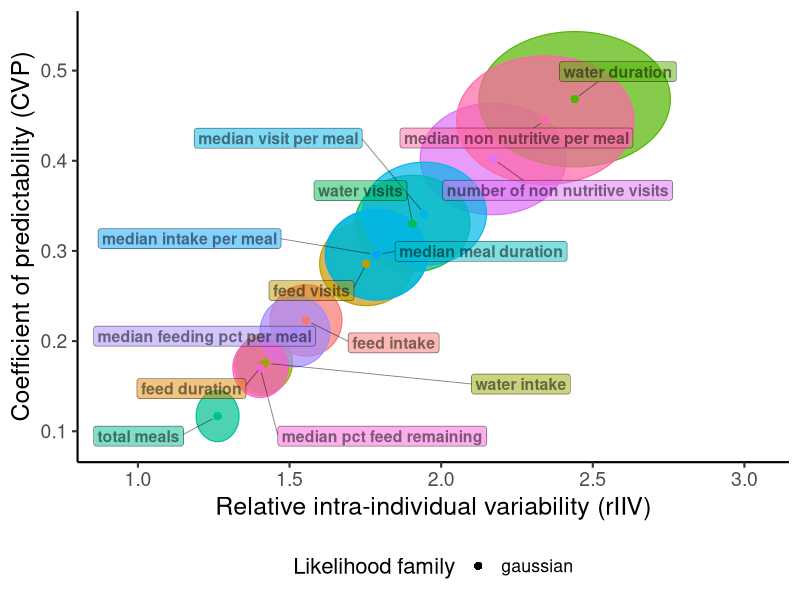

Here is the R script that generated this plot:
###################################################################################################
######################### 12c. Predictability Visualisation ########################################
###################################################################################################
# Ellipse scatter plot of relative intra-individual variability (rIIV) vs
# coefficient of predictability (CVP).
# Each variable is drawn as an ellipse whose horizontal extent spans the 95%
# credible interval for rIIV and whose vertical extent spans the 95% credible
# interval for CVP.
# Shape indicates the likelihood family used.

library(ggplot2)
library(ggforce)
library(ggrepel)
library(dplyr)

###################################################################################################
################################## Load summary data ##############################################
###################################################################################################
pred_summary <- read.csv("results/12_predictability/predictability_summary.csv",
                         header = TRUE, stringsAsFactors = FALSE)

###################################################################################################
################################## Compute ellipse geometry #######################################
###################################################################################################
pred_summary <- pred_summary %>%
  mutate(
    a     = (rIIV_upper - rIIV_lower) / 2,
    b     = (CVP_upper  - CVP_lower)  / 2,
    label = gsub("_", " ", variable)
  )

###################################################################################################
################################## Build colour palette ###########################################
###################################################################################################
n_vars <- nrow(pred_summary)
colour_pal <- scales::hue_pal()(n_vars)
names(colour_pal) <- pred_summary$variable

###################################################################################################
################################## Plot ############################################################
###################################################################################################
p <- ggplot(pred_summary, aes(x0 = rIIV_mean, y0 = CVP_mean,
                              a = a, b = b, angle = 0,
                              fill = variable, colour = variable)) +
  geom_ellipse(alpha = 0.7, linewidth = 0.4) +
  geom_point(aes(x = rIIV_mean, y = CVP_mean, colour = variable,
                 shape = family),
             size = 2.5, show.legend = TRUE,
             inherit.aes = FALSE) +
  ggrepel::geom_label_repel(
    aes(x = rIIV_mean, y = CVP_mean, label = label, fill = variable),
    colour             = "black",
    fontface           = "bold",
    size               = 4,
    alpha              = 0.5,
    label.padding      = unit(0.2, "lines"),
    box.padding        = unit(0.8, "lines"),
    point.padding      = unit(0.5, "lines"),
    force              = 20,
    force_pull         = 0.5,
    direction          = "both",
    min.segment.length = 0,
    segment.size       = 0.3,
    max.overlaps       = Inf,
    show.legend        = FALSE,
    inherit.aes        = FALSE
  ) +
  scale_x_continuous(expand = expansion(mult = c(0.25, 0.25))) +
  scale_fill_manual(values   = colour_pal) +
  scale_colour_manual(values = colour_pal) +
  scale_shape_manual(values = c("gaussian" = 16, "lognormal" = 17,
                                "hurdle_lognormal" = 15)) +
  labs(
    x     = "Relative intra-individual variability (rIIV)",
    y     = "Coefficient of predictability (CVP)",
    shape = "Likelihood family"
  ) +
  theme_classic(base_size = 16) +
  theme(
    legend.position  = "bottom",
    legend.box       = "horizontal",
    axis.title       = element_text(size = 18),
    axis.text        = element_text(size = 14)
  ) +
  guides(fill = "none", colour = "none")

ggsave(
  filename = "results/12_predictability/predictability_ellipse_scatter.png",
  plot     = p,
  width    = 10,
  height   = 9
)

cat("Saved: results/12_predictability/predictability_ellipse_scatter.png\n")
